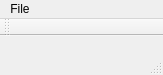
<?xml version="1.0" encoding="UTF-8"?>
<ui version="4.0">
 <class>coba</class>
 <widget class="QMainWindow" name="coba">
  <property name="geometry">
   <rect>
    <x>0</x>
    <y>0</y>
    <width>163</width>
    <height>75</height>
   </rect>
  </property>
  <property name="windowTitle">
   <string>coba</string>
  </property>
  <widget class="QWidget" name="centralWidget"/>
  <widget class="QMenuBar" name="menuBar">
   <property name="geometry">
    <rect>
     <x>0</x>
     <y>0</y>
     <width>163</width>
     <height>20</height>
    </rect>
   </property>
   <widget class="QMenu" name="menuFile">
    <property name="title">
     <string>File</string>
    </property>
    <addaction name="actionAbout"/>
    <addaction name="actionQuit"/>
   </widget>
   <addaction name="menuFile"/>
  </widget>
  <widget class="QToolBar" name="mainToolBar">
   <attribute name="toolBarArea">
    <enum>TopToolBarArea</enum>
   </attribute>
   <attribute name="toolBarBreak">
    <bool>false</bool>
   </attribute>
  </widget>
  <widget class="QStatusBar" name="statusBar"/>
  <action name="actionAbout">
   <property name="text">
    <string>About</string>
   </property>
  </action>
  <action name="actionQuit">
   <property name="text">
    <string>Quit</string>
   </property>
  </action>
 </widget>
 <layoutdefault spacing="6" margin="11"/>
 <resources/>
 <connections/>
</ui>
